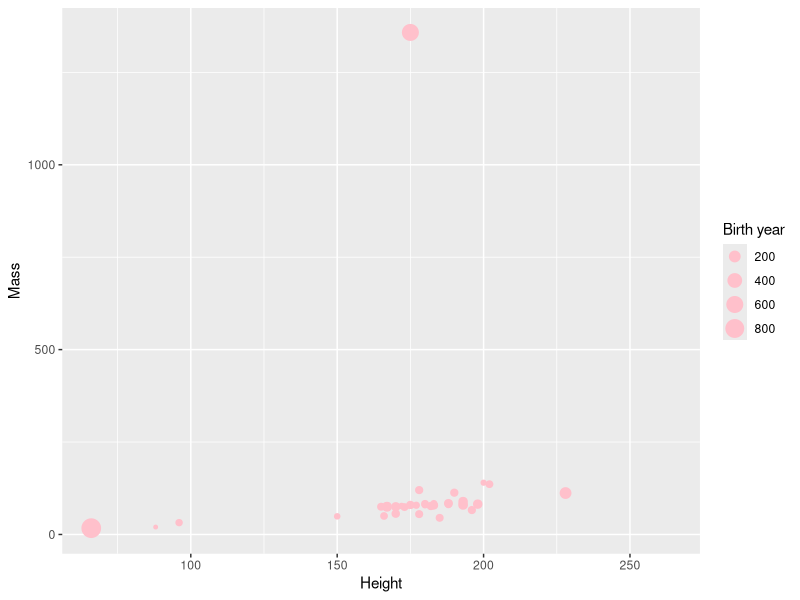

Reproduce this figure in R.
## ---- chunk 1
library(tidyverse)
## ---- chunk 2
ggplot(data = starwars, 
       mapping = aes(x = height, y = mass, color = gender, size = birth_year)) +
  geom_point(color = '#FFC0CB') +
  labs(size = "Birth year", x = "Height", y = "Mass")
